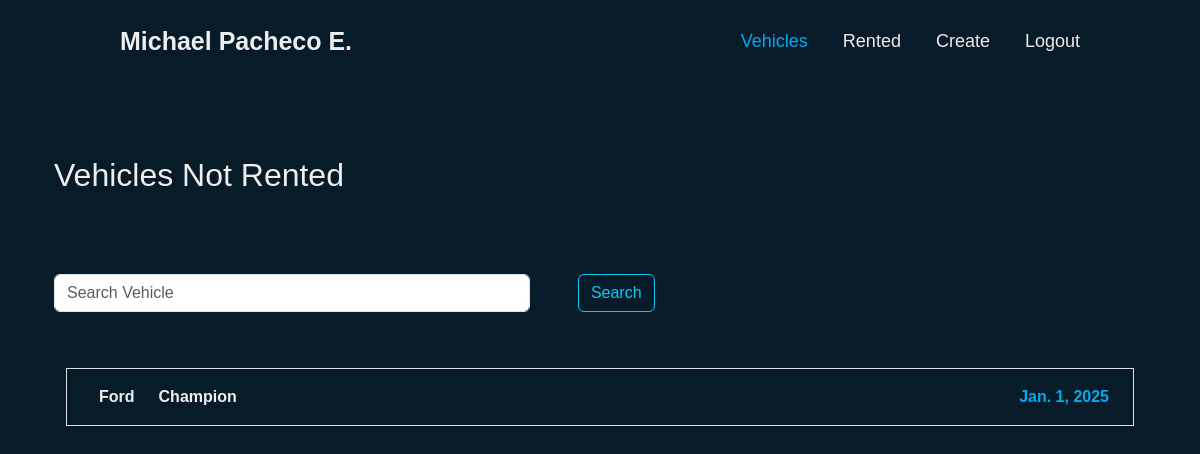
Screenshot of /vehicles/ (signed in) with the database file from the repository.
### dealermfx/models.py (models this page shows, shortened)
class table_vehicles(models.Model):
    name = models.CharField(max_length=150)
    model = models.CharField(max_length = 150 )
    year = models.DateField()
    rent= models.BooleanField(default=False)
    user = models.ForeignKey(User, on_delete= models.CASCADE)
    description = models.TextField(max_length = 500, null = True, blank = True )
    image = models.TextField(max_length = 500, null = True, blank = True)
    rented = models.DateField(blank =True, null = True)

### dealermfx/views.py (the view)
# urls.py: path('', views.show_vehicles, name = 'show_vehicles'),
def show_vehicles(request):
    if request.method == 'POST':
        search = request.POST["search"]
        vehicles  = table_vehicles.objects.filter(name__contains = search ,user = request.user, rent = False)
        return render(request, 'show_vehicles.html', {'vehicles': vehicles, 'rented':'Vehicles Not Rented', 'search':search})
    else:
        vehicles  = table_vehicles.objects.filter(user = request.user, rent = False)
    return render(request, 'show_vehicles.html', {'vehicles': vehicles, 'rented':'Vehicles Not Rented'})

### dealermfx/templates/show_vehicles.html (shortened to what this page needs)
{% extends 'base.html'%}
{% block content %}
{% load static %}
<link rel="stylesheet" href="{% static 'css/show_vehicles.css'%}">
<div class="container">
    <div class="home">
        <h2 class="mt-5">{{rented}}</h2>
        <br>
        {%if rented == 'Vehicles Not Rented'%}
            <form class=" search d-flex py-5" role="search" action="" method="post" style="width: 55%;">
                <input class="form-control me-5 pe-5" type="search" name="search" placeholder="Search Vehicle" aria-label="Search" value="{{search_query}}"/>
                <button class="btn btn-outline-info"  type="submit">Search</button>
            </form>
        {%endif%}
        {% for vehicle in vehicles%}
    {% if vehicle.rent == False %}
    <div class="container mt-2">
        <div class="row">
            <div class="col">
                <ul class="list-group">
                    <a href="{%url 'details' vehicle.id %}">
                        <li class="list-group-item d-flex">
                                <strong class="ms-2 p-2">{{vehicle.name}}</strong>
                                <strong class="ms-2 p-2">{{vehicle.model}}</strong>
                            <strong class="ms-auto p-2 b-0 year">{{vehicle.year}}</strong>
                        </li>
                    </a>
                </ul>
            </div>
        </div>
    </div>
    {%endif%}
    {% endfor%}
    </div>
</div>
{% endblock %}

### staticfiles/css/styles.css (style rules this page uses)
body { background: #081b29; color: #ededed; }
* { margin: 0; padding: 0; box-sizing: border-box; font-family: 'Poppins', sans-serif; }

### staticfiles/css/navbar.css (style rules this page uses)
* { margin: 0; padding: 0; box-sizing: border-box; font-family: 'Poppins', sans-serif; }

### staticfiles/css/show_vehicles.css (style rules this page uses)
.home { color:#ededed; max-width: 100%; width: auto; margin: 0; padding-top: 60px; box-sizing: border-box; font-family: 'Poppins', sans-serif; }
strong { color: #ededed; }
.list-group-item { background-color: transparent; }
a { text-decoration: none; }
.year { color: #00abf0; }

### rows the page displays
table_vehicles: name "Ford", model "Champion", year "Jan. 1, 2025"

### other values shown
{{ rented }} "Vehicles Not Rented"
